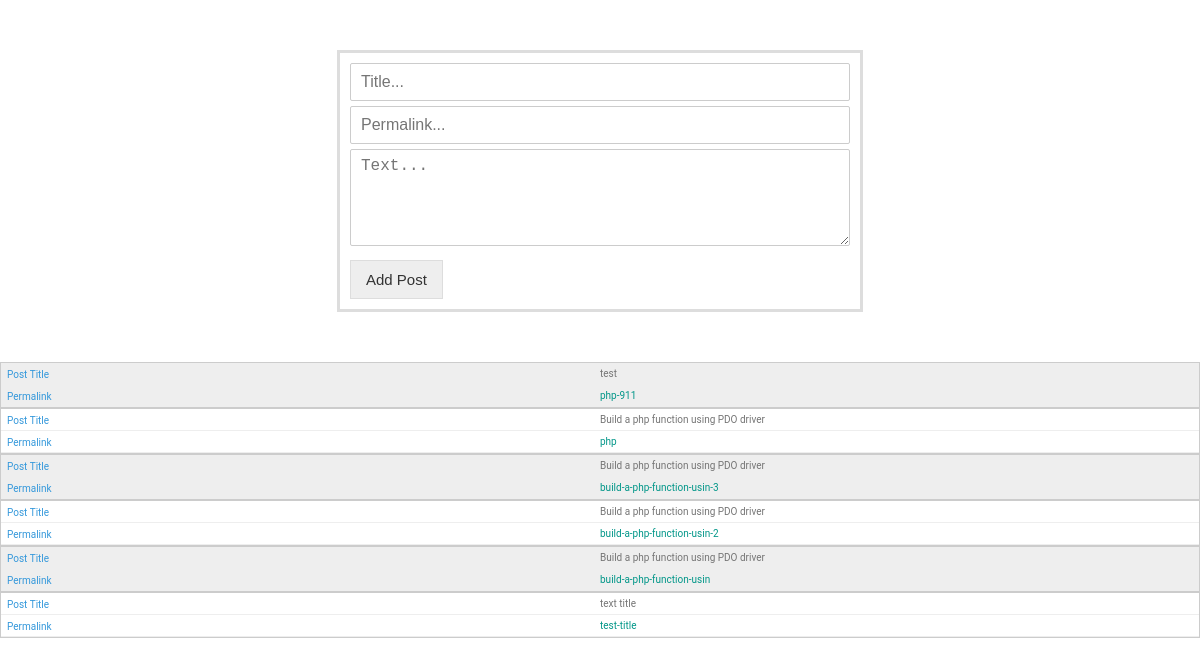
The page / on the database its author committed.
### tables this page shows
CREATE TABLE `posts` (
  `id` int(10) NOT NULL,
  `title` varchar(100) NOT NULL,
  `permalink` varchar(50) NOT NULL,
  `text` longtext NOT NULL
);

### index.php (the view, shortened to what this page needs)
<?php
$db = new Connect;
?>
<!doctype html>
<html>
	<head>
		<link rel="stylesheet" href="css/style.css" />
	</head>
	<body>
		<div id="main">
			<form action="index.php?action=add" method="POST">
				<input type="text" name="title" placeholder="Title..." required="" />
				<br />
				<input type="text" name="permalink" placeholder="Permalink..." required="" />
				<br />
				<textarea name="text" rows="4" cols="30" placeholder="Text..." required=""></textarea>
				<input type="submit" value="Add Post" />
			</form>
		</div>
		<table>
			<tbody>
				<?php
				$posts = $db->prepare("SELECT title, permalink FROM posts ORDER BY id DESC");
				$posts -> execute();
				while($post = $posts -> fetch(PDO::FETCH_ASSOC)){
					echo '
						<tr>
							<td data-column="Post Title">
								'.$post['title'].'
							</td>
							<td data-column="Permalink">
								<a href="/article/'.$post['permalink'].'">'.$post['permalink'].'</a>
							</td>
						</tr>
					';
				}
				?>
			</tbody>
		</table>
	</body>
</html>

### css/style.css (style rules this page uses)
body { font-family:"Roboto", sans-serif;color:#757575;margin:0;font-size:15px;background:#fff; }
a { text-decoration:none;color:#009688;cursor:pointer; }
#main { display: table; margin: 50px auto; width: 500px; border: 3px solid #ddd; padding: 10px; }
textarea { background-color:#fff; box-sizing:border-box; border-radius:2px; color:#333; -webkit-box-sizing:border-box; -moz-box-sizing:border-box; float:none; font-size:16px; border:1px solid #ccc; padding:6px 10px; width:100%; line-height:1.3; }
input[type="text"], input[type="email"], input[type="password"], input[type="file"], select { margin-bottom:5px; background-color:#fff; box-sizing:border-box; border-radius:2px; color:#333; -webkit-box-sizing:border-box; -moz-box-sizing:border-box; float:none; font-size:16px; border:1px solid #ccc; padding:6px 10px; height:38px; width:100%; line-height:1.3; }
input[type="submit"] { margin-top:10px; background-color:#eee; border:1px solid #ddd; color:#333; font-size:1em; padding:10px 15px; cursor:pointer; }
table { width: 600px; border-collapse: collapse; margin:50px auto; }
tr:nth-of-type(odd) { background: #eee; }
td, th { padding: 5px; border: 1px solid #ccc; text-align: left; font-size: 12px; }
@media only screen and (max-width: 960px),
(min-device-width: 768px) and (max-device-width: 1024px) { table { width: 100%; } }
@media only screen and (max-width: 960px),
(min-device-width: 768px) and (max-device-width: 1024px) { table, thead, tbody, th, td, tr { display: block; font-size: 10px; } }
@media only screen and (max-width: 960px),
(min-device-width: 768px) and (max-device-width: 1024px) { tr { border: 1px solid #ccc; } }
@media only screen and (max-width: 960px),
(min-device-width: 768px) and (max-device-width: 1024px) { td { border: none; border-bottom: 1px solid #eee; position: relative; padding-left: 50%; } }
@media only screen and (max-width: 960px),
(min-device-width: 768px) and (max-device-width: 1024px) { td:before { position: absolute; top: 6px; left: 6px; width: 45%; padding-right: 10px; white-space: nowrap; content: attr(data-column); color: #3498db; } }

### rows shown on the page
posts: title "test", permalink "php-911"
posts: title "Build a php function using PDO driver", permalink "php"
posts: title "Build a php function using PDO driver", permalink "build-a-php-function-usin-3"
posts: title "Build a php function using PDO driver", permalink "build-a-php-function-usin-2"
posts: title "Build a php function using PDO driver", permalink "build-a-php-function-usin"
posts: title "text title", permalink "test-title"
